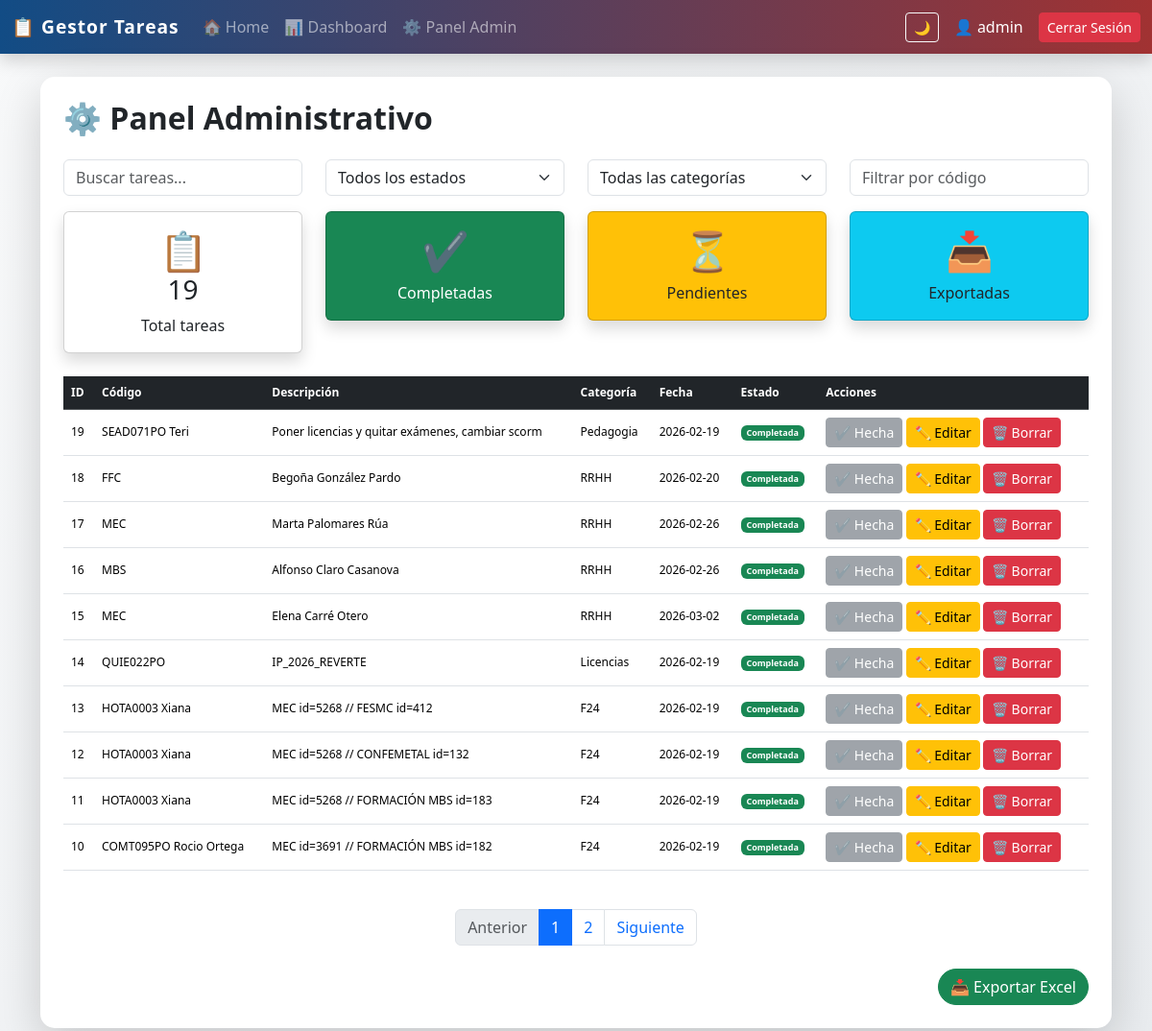
Page /admin (signed in) on the earlier database version.
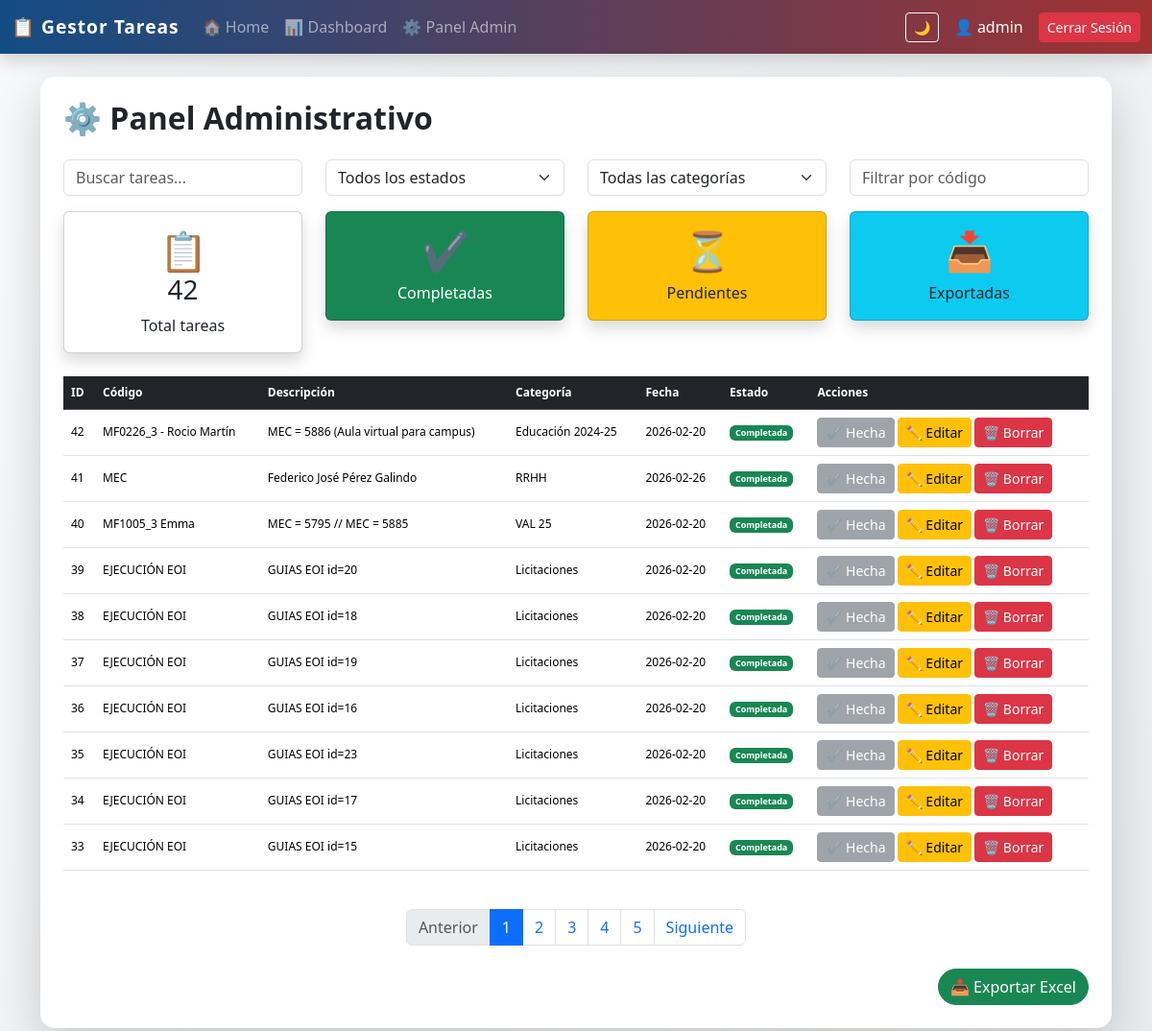
Same page on the later database version.
### tables this page shows
CREATE TABLE tareas (
            id INTEGER PRIMARY KEY AUTOINCREMENT,
            descripcion TEXT NOT NULL,
            categoria TEXT,
            fecha TEXT,
            completada INTEGER DEFAULT 0,
            codigo TEXT,
            usuario_id INTEGER,
            FOREIGN KEY (usuario_id) REFERENCES usuarios(id)
        );

### app_web.py (the view)
@app.route("/admin")
@login_required
def admin():
    if session.get("es_admin") != 1:
        return redirect("/")
    filtro_cat = request.args.get("categoria", "")
    filtro_est = request.args.get("estado", "")
    page = request.args.get("page", 1, type=int)
    per_page = 10
    offset = (page - 1) * per_page
    conn = get_connection()
    cursor = conn.cursor()
    query_base = "FROM tareas WHERE 1=1"
    params = []
    if filtro_cat:
        query_base += " AND categoria = ?"
        params.append(filtro_cat)
    if filtro_est:
        valor_est = 1 if filtro_est == "Completada" else 0
        query_base += " AND completada = ?"
        params.append(valor_est)
    cursor.execute(f"SELECT COUNT(*) {query_base}", params)
    total_filtrado = cursor.fetchone()[0]
    total_pages = (total_filtrado + per_page - 1) // per_page if total_filtrado > 0 else 1
    if page > total_pages:
        page = 1
        offset = 0
    cursor.execute(f"""
        SELECT id, descripcion, categoria, fecha, completada, codigo, usuario_id
        {query_base}
        ORDER BY id DESC
        LIMIT ? OFFSET ?
    """, params + [per_page, offset])
    tareas = cursor.fetchall()
    cursor.execute("SELECT DISTINCT categoria FROM tareas WHERE categoria IS NOT NULL AND categoria != ''")
    categorias_lista = [row[0] for row in cursor.fetchall()]
    conn.close()
    return render_template(
        "admin.html",
        tareas=tareas,
        page=page,
        total_pages=total_pages,
        total=total_filtrado, # Ahora muestra el total del filtro
        categorias=categorias_lista,
        filtro_cat=filtro_cat,
        filtro_est=filtro_est
    )

### app_web.py (called while the page is built)
def get_connection():
    conn = sqlite3.connect(DB_NAME)
    conn.row_factory = sqlite3.Row
    return conn

def login_required(f):
    @wraps(f)
    def decorated_function(*args, **kwargs):
        if "user_id" not in session:
            return redirect(url_for("login"))
        return f(*args, **kwargs)
    return decorated_function

### templates/admin.html (shortened to what this page needs)
{% extends "base.html" %}
{% block content %}
<h2 class="mb-4 fw-bold">⚙ Panel Administrativo</h2>
<div class="row mb-3">
    <div class="col-md-3">
        <input type="text" id="buscador" class="form-control" placeholder="Buscar tareas...">
    </div>
    <div class="col-md-3">
        <select id="filtro_estado" class="form-select">
            <option value="">Todos los estados</option>
        </select>
    </div>
    <div class="col-md-3">
        <select id="filtro_categoria" class="form-select">
            <option value="">Todas las categorías</option>
        </select>
    </div>
    <div class="col-md-3">
        <input type="text" id="filtro_codigo" class="form-control" placeholder="Filtrar por código">
    </div>
</div>
<div class="row g-4 mb-4">
    <div class="col-md-3">
        <div class="card text-center shadow p-3">
            <div class="display-6">📋</div>
            <h3>{{ total }}</h3>
            <p class="mb-0">Total tareas</p>
        </div>
    </div>
    <div class="col-md-3">
        <div class="card text-center shadow p-3 bg-success text-white">
            <div class="display-6">✔</div>
            <p class="mb-0">Completadas</p>
        </div>
    </div>
    <div class="col-md-3">
        <div class="card text-center shadow p-3 bg-warning">
            <div class="display-6">⏳</div>
            <p class="mb-0">Pendientes</p>
        </div>
    </div>
    <div class="col-md-3">
        <div class="card text-center shadow p-3 bg-info text-dark">
            <div class="display-6">📥</div>
            <p class="mb-0">Exportadas</p>
        </div>
    </div>
</div>
<div class="table-responsive">
    <table class="table table-hover align-middle">
        <thead class="table-dark">
            <tr>
                <th>ID</th>
                <th>Código</th>
                <th>Descripción</th>
                <th>Categoría</th>
                <th>Fecha</th>
                <th>Estado</th>
                <th>Acciones</th>
            </tr>
        </thead>
        <tbody>
            {% for tarea in tareas %}
            <tr>
                <td>{{ tarea[0] }}</td>
                <td>{{ tarea[5] if tarea|length > 5 else '-' }}</td>
                <td>{{ tarea[1] }}</td>
                <td>{{ tarea[2] if tarea[2] else "General" }}</td>
                <td>{{ tarea[3] if tarea[3] else "-" }}</td>
                <td>
                    {% if tarea[4] == 1 %}
                        <span class="badge bg-success">Completada</span>
                    {% else %}
                        <span class="badge bg-warning text-dark">Pendiente</span>
                    {% endif %}
                </td>
                <td>
                    {% if tarea[4] == 0 %}
                        <a href="/completar/{{ tarea[0] }}" class="btn btn-sm btn-success">✔ Completar</a>
                    {% else %}
                        <button class="btn btn-sm btn-secondary" disabled>✔ Hecha</button>
                    {% endif %}
                    <a href="/editar/{{ tarea[0] }}" class="btn btn-sm btn-warning">✏ Editar</a>
                    <a href="/eliminar/{{ tarea[0] }}" class="btn btn-sm btn-danger"
                       onclick="return confirm('¿Seguro que deseas eliminar esta tarea?');">🗑 Borrar</a>
                </td>
            </tr>
            {% endfor %}
        </tbody>
    </table>
</div>
<nav class="mt-4">
    <ul class="pagination justify-content-center">
        <li class="page-item {% if page <= 1 %}disabled{% endif %}">
            <a class="page-link" href="?page={{ page - 1 }}">Anterior</a>
        </li>
        {% for p in range(1, total_pages + 1) %}
        <li class="page-item {% if p == page %}active{% endif %}">
            <a class="page-link" href="?page={{ p }}">{{ p }}</a>
        </li>
        {% endfor %}
        <li class="page-item {% if page >= total_pages %}disabled{% endif %}">
            <a class="page-link" href="?page={{ page + 1 }}">Siguiente</a>
        </li>
    </ul>
</nav>
{% endblock %}

Differences in the rows shown:
no longer on this page (row unchanged): tareas: id "19", codigo "SEAD071PO Teri", descripcion "Poner licencias y quitar exámenes, cambiar scorm", categoria "Pedagogia", fecha "2026-02-19", completada "Completada"
no longer on this page (row unchanged): tareas: id "18", codigo "FFC", descripcion "Begoña González Pardo", categoria "RRHH", fecha "2026-02-20", completada "Completada"
no longer on this page (row unchanged): tareas: id "17", codigo "MEC", descripcion "Marta Palomares Rúa", categoria "RRHH", fecha "2026-02-26", completada "Completada"
no longer on this page (row unchanged): tareas: id "16", codigo "MBS", descripcion "Alfonso Claro Casanova", categoria "RRHH", fecha "2026-02-26", completada "Completada"
no longer on this page (row unchanged): tareas: id "15", codigo "MEC", descripcion "Elena Carré Otero", categoria "RRHH", fecha "2026-03-02", completada "Completada"
no longer on this page (row unchanged): tareas: id "14", codigo "QUIE022PO", descripcion "IP_2026_REVERTE", categoria "Licencias", fecha "2026-02-19", completada "Completada"
no longer on this page (row unchanged): tareas: id "13", codigo "HOTA0003 Xiana", descripcion "MEC id=5268 // FESMC id=412", categoria "F24", fecha "2026-02-19", completada "Completada"
no longer on this page (row unchanged): tareas: id "12", codigo "HOTA0003 Xiana", descripcion "MEC id=5268 // CONFEMETAL id=132", categoria "F24", fecha "2026-02-19", completada "Completada"
no longer on this page (row unchanged): tareas: id "11", codigo "HOTA0003 Xiana", descripcion "MEC id=5268 // FORMACIÓN MBS id=183", categoria "F24", fecha "2026-02-19", completada "Completada"
no longer on this page (row unchanged): tareas: id "10", codigo "COMT095PO Rocio Ortega", descripcion "MEC id=3691 // FORMACIÓN MBS id=182", categoria "F24", fecha "2026-02-19", completada "Completada"
added tareas: id "42", codigo "MF0226_3 - Rocio Martín", descripcion "MEC = 5886 (Aula virtual para campus)", categoria "Educación 2024-25", fecha "2026-02-20", completada "Completada"
added tareas: id "41", codigo "MEC", descripcion "Federico José Pérez Galindo", categoria "RRHH", fecha "2026-02-26", completada "Completada"
added tareas: id "40", codigo "MF1005_3 Emma", descripcion "MEC = 5795 // MEC = 5885", categoria "VAL 25", fecha "2026-02-20", completada "Completada"
added tareas: id "39", codigo "EJECUCIÓN EOI", descripcion "GUIAS EOI id=20", categoria "Licitaciones", fecha "2026-02-20", completada "Completada"
added tareas: id "38", codigo "EJECUCIÓN EOI", descripcion "GUIAS EOI id=18", categoria "Licitaciones", fecha "2026-02-20", completada "Completada"
added tareas: id "37", codigo "EJECUCIÓN EOI", descripcion "GUIAS EOI id=19", categoria "Licitaciones", fecha "2026-02-20", completada "Completada"
added tareas: id "36", codigo "EJECUCIÓN EOI", descripcion "GUIAS EOI id=16", categoria "Licitaciones", fecha "2026-02-20", completada "Completada"
added tareas: id "35", codigo "EJECUCIÓN EOI", descripcion "GUIAS EOI id=23", categoria "Licitaciones", fecha "2026-02-20", completada "Completada"
added tareas: id "34", codigo "EJECUCIÓN EOI", descripcion "GUIAS EOI id=17", categoria "Licitaciones", fecha "2026-02-20", completada "Completada"
added tareas: id "33", codigo "EJECUCIÓN EOI", descripcion "GUIAS EOI id=15", categoria "Licitaciones", fecha "2026-02-20", completada "Completada"
Other differences:
{{ total }}: "19" → "42"
new list line: "3"
new list line: "4"
new list line: "5"
